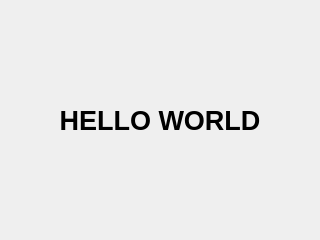
<?xml version="1.0" encoding="UTF-8"?>
<ui version="4.0">
 <class>Form</class>
 <widget class="QWidget" name="Form">
  <property name="geometry">
   <rect>
    <x>0</x>
    <y>0</y>
    <width>320</width>
    <height>240</height>
   </rect>
  </property>
  <property name="windowTitle">
   <string>Form</string>
  </property>
  <layout class="QGridLayout" name="gridLayout">
   <item row="0" column="0">
    <widget class="QLabel" name="label">
     <property name="font">
      <font>
       <pointsize>20</pointsize>
       <weight>75</weight>
       <bold>true</bold>
      </font>
     </property>
     <property name="text">
      <string>HELLO WORLD</string>
     </property>
     <property name="alignment">
      <set>Qt::AlignCenter</set>
     </property>
    </widget>
   </item>
  </layout>
 </widget>
 <resources/>
 <connections/>
</ui>
